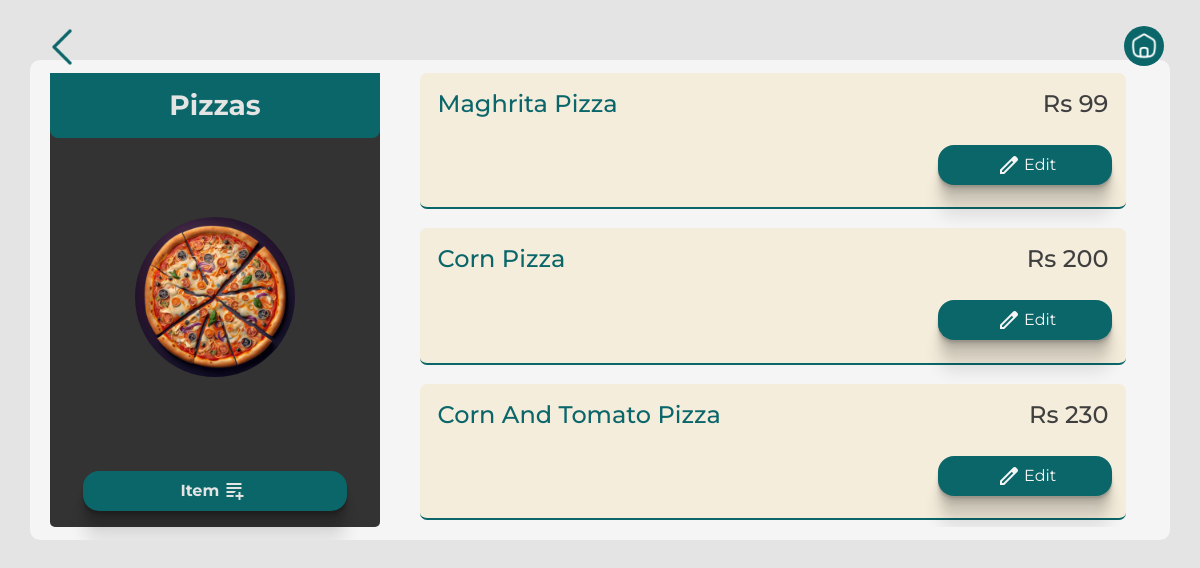
/client/items/category=2/ (signed in), run on the app's committed database.
### client/models.py (models this page shows, shortened)
class Header(models.Model):
    header_text = models.CharField(max_length=100)
    image = models.ImageField(upload_to='images', height_field=None, width_field=None, max_length=None, blank=True, null=True)
    menu = models.ForeignKey(Menu, on_delete=models.CASCADE, related_name='headers')
    description = models.CharField(max_length=50, blank= True, default="")

class Item(models.Model):
    header = models.ForeignKey(Header, on_delete=models.CASCADE)
    item_name = models.CharField( max_length=50)
    price = models.IntegerField()
    vegnonveg = models.CharField(max_length=15,)
    tags = models.CharField( max_length=50)
    def __str__(self):
        return f'{self.item_name}  {self.price}'

### client/views.py (the view)
# urls.py: path('items/category=<int:id>/', views.itemList, name= 'itemList'),
@login_required
@menu_creation
def itemList(request, id):
    try:
        header = Header.objects.get(id = id)
    except:
        return HttpResponse('404 page not found')
    if header.menu.user == request.user:
        items = Item.objects.filter(header= header).order_by('price')
        print(items)
        data = {
            'header' : header,
            'items': items,
        }
        return render(request, 'client/itemList.html',data )
    else:
        return HttpResponse('You are not authorized to view this page')

### client/views.py (called while the page is built)
def menu_creation(view_func, verification_url="/client/getstarted/"):
    @functools.wraps(view_func)
    def wrapper(request, *args, **kwargs):
        if Menu.objects.filter(user=request.user).exists():
            return view_func(request, *args, **kwargs)
        messages.info(request, "create menu first")
        return redirect(verification_url)
    return wrapper

### templates/client/itemList.html (shortened to what this page needs)
{% load static %}
<!doctype html>
<html lang="en">
  <head>
    <link rel="stylesheet" href="{% static 'css/styleAdmin.css' %}">
    <link href="https://cdn.jsdelivr.net/npm/bootstrap@5.3.1/dist/css/bootstrap.min.css" rel="stylesheet">
  </head>
  <body>
    <button href="#" onclick="goBack()" class="back-btn"><img src="{% static  'assets/back_png.png'%}" alt=""></button>
    <a href="/client/psudoPanel" class="home-btn"><img src="{% static  'assets/home-btn.png'%}" alt=""></a>
      <div class="container  flexCol">
        <div class="cateloginList ">
          <h3>{{header.header_text}}</h3>
          {% if header.image %}
          <img src="{{header.image.url}}" alt="">
          {% else %}
          <img src="{% static 'img/burger.jpg' %}" alt="">
          {% endif %}
          <p class="myActionButton" onclick="parent.location.href='/client/items/category={{header.id}}/add'"> Item<span class="material-symbols-outlined">
            </span></p>
        </div>
        <div class="itemListScroll">
          {% for item in items %}
          <div class="myListItem itermListBlock">
         <div class="itermList">
           <h4 class="makeBoldColor">{{item.item_name}}</h4>
           <h4>Rs   {{item.price}}</h4>
          </div>
          <div class="categoryButton listnewItem">
            <p onclick="parent.location.href='/client/items/category={{header.id}}/edit/item={{item.id}}'" > <span class="material-symbols-outlined">
            </span>Edit</p>
          </div>
     </div>
     {% endfor %}
</div>
</div>
</body>
</html>

### static/css/styleAdmin.css (style rules this page uses)
:root { --text: #3f3f3f; --background: #e4e4e4; --primaryDark : #0B666A; --navPrimaryDark : #071952; --primary : #0B666A; --alertRed : #C70039; --secondary :#F5EDDC; }
* { font-family: 'Montserrat', sans-serif; scrollbar-color: var(--background); scroll-behavior: smooth; }
h1,h2,h3,h4,h5,h6 { text-transform: capitalize; }
body { color: var(--text); background-color: var(--background) !important; }
.back-btn { position: absolute; top: 2vh; left: 3vw; background-color: transparent; border: none; }
.back-btn img { width: 40px ; height: 40px; }
.home-btn { position: absolute; top: 2vh; right: 3vw; background-color: var(--primary); border-radius: 50%; display: flex; justify-content: center; align-items: center; width: 40px; height:40px; }
.home-btn img { width: 30px; height: 30px; }
.container { max-width: 1140px; z-index: 11; background-color: whitesmoke; margin: 5% 20%; padding: 0.8rem; border-radius: 10px; }
::placeholder { opacity: 1; color: var(--text); }
.flexCol { display: flex; justify-content: space-around; align-items: center; overflow:hidden; height: 480px; }
.categoryButton { display: flex; justify-content: space-between; align-items: center; text-align: center; }
.categoryButton > p { margin: auto; width: 80%; color: whitesmoke !important; display: flex; justify-content: center; align-items: center; padding: 0.5rem; background-color: var(--primaryDark); margin: 0.5rem ; cursor: pointer; border-radius: 1rem; opacity: 1; }
.myActionButton { margin: auto; width: 80%; color: var(--background); display: flex; justify-content: center; align-items: center; padding: 0.5rem; background-color: #0B666A; font-weight: bolder; margin: 1rem ; cursor: pointer; border-radius: 1rem; box-shadow: 0 2px 1px rgba(0,0,0,0.09), 0 4px 2px rgba(0,0,0,0.09), 0 8px 4px rgba(0,0,0,0.09), 0 16px 8px rgba(0,0,0,0.09), 0 32px 16px rgba(0,0,0,0.09); }
p> span { margin: 0 0.2rem; }
.itermList { display: flex; justify-content: space-between; align-items: center; align-content: center; height: 3.2rem; margin: 0.2rem 0.7rem; border-radius: 1rem; }
.cateloginList { border-radius: 5px; height: 100%; width: 30%; display: flex; flex-direction: column; align-items: center; align-content: center; background-color: #333; margin: 0 0.5rem; }
.itemListScroll { border-radius: 5px; height: 100%; width: 70%; overflow: scroll; }
.cateloginList > img { height: 10rem; width: 10rem; border-radius: 50%; margin: auto; object-fit: cover; }
.cateloginList > h3 { margin: 1rem auto; font-weight: bolder; color: whitesmoke; }
.itermListBlock { border-radius: 7px; color: var(--text); margin-bottom: 1.2rem; padding: 0.4rem; background-color: #f5eddc; height: 30%; margin-left: 2rem; margin-right: 2rem; border-bottom: 2px solid var(--primaryDark); }
.listnewItem { justify-content: space-between; }
.listnewItem > p { width: 25%; box-shadow: 0 2px 1px rgba(0,0,0,0.09), 0 4px 2px rgba(0,0,0,0.09), 0 8px 4px rgba(0,0,0,0.09), 0 16px 8px rgba(0,0,0,0.09), 0 32px 16px rgba(0,0,0,0.09); }
.makeBoldColor { color: var(--navPrimaryDark) !important; }
@media only screen and (min-width: 700px) { .cateloginList > h3 { width: 100%; text-align: center; padding: 1rem; background-color: var(--primaryDark); color: var(--background) !important; margin: 0; border-radius: 0rem 0rem 0.5rem 0.5rem; } }
@media only screen and (min-width: 700px) { .container { margin-bottom: 0 !important ; } }
.addCategoryButtonBlock > p,span { margin: auto 0.3rem; }
.makeBoldColor { color: var(--primary) !important; }

### data on the page
Header: header_text "Pizzas", image (picture)
Item: item_name "Maghrita Pizza", price "99"
Item: item_name "Corn Pizza", price "200"
Item: item_name "Corn And Tomato Pizza", price "230"
